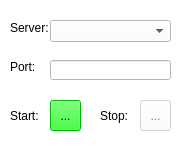
<?xml version="1.0" encoding="UTF-8"?>
<ui version="4.0">
 <class>ServerWidget</class>
 <widget class="QWidget" name="ServerWidget">
  <property name="enabled">
   <bool>true</bool>
  </property>
  <property name="geometry">
   <rect>
    <x>0</x>
    <y>0</y>
    <width>186</width>
    <height>150</height>
   </rect>
  </property>
  <property name="minimumSize">
   <size>
    <width>186</width>
    <height>150</height>
   </size>
  </property>
  <property name="maximumSize">
   <size>
    <width>186</width>
    <height>189</height>
   </size>
  </property>
  <property name="palette">
   <palette>
    <active>
     <colorrole role="WindowText">
      <brush brushstyle="SolidPattern">
       <color alpha="255">
        <red>0</red>
        <green>0</green>
        <blue>0</blue>
       </color>
      </brush>
     </colorrole>
     <colorrole role="Button">
      <brush brushstyle="SolidPattern">
       <color alpha="255">
        <red>255</red>
        <green>255</green>
        <blue>255</blue>
       </color>
      </brush>
     </colorrole>
     <colorrole role="Light">
      <brush brushstyle="SolidPattern">
       <color alpha="255">
        <red>255</red>
        <green>255</green>
        <blue>255</blue>
       </color>
      </brush>
     </colorrole>
     <colorrole role="Midlight">
      <brush brushstyle="SolidPattern">
       <color alpha="255">
        <red>255</red>
        <green>255</green>
        <blue>255</blue>
       </color>
      </brush>
     </colorrole>
     <colorrole role="Dark">
      <brush brushstyle="SolidPattern">
       <color alpha="255">
        <red>127</red>
        <green>127</green>
        <blue>127</blue>
       </color>
      </brush>
     </colorrole>
     <colorrole role="Mid">
      <brush brushstyle="SolidPattern">
       <color alpha="255">
        <red>170</red>
        <green>170</green>
        <blue>170</blue>
       </color>
      </brush>
     </colorrole>
     <colorrole role="Text">
      <brush brushstyle="SolidPattern">
       <color alpha="255">
        <red>0</red>
        <green>0</green>
        <blue>0</blue>
       </color>
      </brush>
     </colorrole>
     <colorrole role="BrightText">
      <brush brushstyle="SolidPattern">
       <color alpha="255">
        <red>255</red>
        <green>255</green>
        <blue>255</blue>
       </color>
      </brush>
     </colorrole>
     <colorrole role="ButtonText">
      <brush brushstyle="SolidPattern">
       <color alpha="255">
        <red>0</red>
        <green>0</green>
        <blue>0</blue>
       </color>
      </brush>
     </colorrole>
     <colorrole role="Base">
      <brush brushstyle="SolidPattern">
       <color alpha="255">
        <red>255</red>
        <green>255</green>
        <blue>255</blue>
       </color>
      </brush>
     </colorrole>
     <colorrole role="Window">
      <brush brushstyle="SolidPattern">
       <color alpha="255">
        <red>255</red>
        <green>255</green>
        <blue>255</blue>
       </color>
      </brush>
     </colorrole>
     <colorrole role="Shadow">
      <brush brushstyle="SolidPattern">
       <color alpha="255">
        <red>0</red>
        <green>0</green>
        <blue>0</blue>
       </color>
      </brush>
     </colorrole>
     <colorrole role="AlternateBase">
      <brush brushstyle="SolidPattern">
       <color alpha="255">
        <red>255</red>
        <green>255</green>
        <blue>255</blue>
       </color>
      </brush>
     </colorrole>
     <colorrole role="ToolTipBase">
      <brush brushstyle="SolidPattern">
       <color alpha="255">
        <red>255</red>
        <green>255</green>
        <blue>220</blue>
       </color>
      </brush>
     </colorrole>
     <colorrole role="ToolTipText">
      <brush brushstyle="SolidPattern">
       <color alpha="255">
        <red>0</red>
        <green>0</green>
        <blue>0</blue>
       </color>
      </brush>
     </colorrole>
    </active>
    <inactive>
     <colorrole role="WindowText">
      <brush brushstyle="SolidPattern">
       <color alpha="255">
        <red>0</red>
        <green>0</green>
        <blue>0</blue>
       </color>
      </brush>
     </colorrole>
     <colorrole role="Button">
      <brush brushstyle="SolidPattern">
       <color alpha="255">
        <red>255</red>
        <green>255</green>
        <blue>255</blue>
       </color>
      </brush>
     </colorrole>
     <colorrole role="Light">
      <brush brushstyle="SolidPattern">
       <color alpha="255">
        <red>255</red>
        <green>255</green>
        <blue>255</blue>
       </color>
      </brush>
     </colorrole>
     <colorrole role="Midlight">
      <brush brushstyle="SolidPattern">
       <color alpha="255">
        <red>255</red>
        <green>255</green>
        <blue>255</blue>
       </color>
      </brush>
     </colorrole>
     <colorrole role="Dark">
      <brush brushstyle="SolidPattern">
       <color alpha="255">
        <red>127</red>
        <green>127</green>
        <blue>127</blue>
       </color>
      </brush>
     </colorrole>
     <colorrole role="Mid">
      <brush brushstyle="SolidPattern">
       <color alpha="255">
        <red>170</red>
        <green>170</green>
        <blue>170</blue>
       </color>
      </brush>
     </colorrole>
     <colorrole role="Text">
      <brush brushstyle="SolidPattern">
       <color alpha="255">
        <red>0</red>
        <green>0</green>
        <blue>0</blue>
       </color>
      </brush>
     </colorrole>
     <colorrole role="BrightText">
      <brush brushstyle="SolidPattern">
       <color alpha="255">
        <red>255</red>
        <green>255</green>
        <blue>255</blue>
       </color>
      </brush>
     </colorrole>
     <colorrole role="ButtonText">
      <brush brushstyle="SolidPattern">
       <color alpha="255">
        <red>0</red>
        <green>0</green>
        <blue>0</blue>
       </color>
      </brush>
     </colorrole>
     <colorrole role="Base">
      <brush brushstyle="SolidPattern">
       <color alpha="255">
        <red>255</red>
        <green>255</green>
        <blue>255</blue>
       </color>
      </brush>
     </colorrole>
     <colorrole role="Window">
      <brush brushstyle="SolidPattern">
       <color alpha="255">
        <red>255</red>
        <green>255</green>
        <blue>255</blue>
       </color>
      </brush>
     </colorrole>
     <colorrole role="Shadow">
      <brush brushstyle="SolidPattern">
       <color alpha="255">
        <red>0</red>
        <green>0</green>
        <blue>0</blue>
       </color>
      </brush>
     </colorrole>
     <colorrole role="AlternateBase">
      <brush brushstyle="SolidPattern">
       <color alpha="255">
        <red>255</red>
        <green>255</green>
        <blue>255</blue>
       </color>
      </brush>
     </colorrole>
     <colorrole role="ToolTipBase">
      <brush brushstyle="SolidPattern">
       <color alpha="255">
        <red>255</red>
        <green>255</green>
        <blue>220</blue>
       </color>
      </brush>
     </colorrole>
     <colorrole role="ToolTipText">
      <brush brushstyle="SolidPattern">
       <color alpha="255">
        <red>0</red>
        <green>0</green>
        <blue>0</blue>
       </color>
      </brush>
     </colorrole>
    </inactive>
    <disabled>
     <colorrole role="WindowText">
      <brush brushstyle="SolidPattern">
       <color alpha="255">
        <red>127</red>
        <green>127</green>
        <blue>127</blue>
       </color>
      </brush>
     </colorrole>
     <colorrole role="Button">
      <brush brushstyle="SolidPattern">
       <color alpha="255">
        <red>255</red>
        <green>255</green>
        <blue>255</blue>
       </color>
      </brush>
     </colorrole>
     <colorrole role="Light">
      <brush brushstyle="SolidPattern">
       <color alpha="255">
        <red>255</red>
        <green>255</green>
        <blue>255</blue>
       </color>
      </brush>
     </colorrole>
     <colorrole role="Midlight">
      <brush brushstyle="SolidPattern">
       <color alpha="255">
        <red>255</red>
        <green>255</green>
        <blue>255</blue>
       </color>
      </brush>
     </colorrole>
     <colorrole role="Dark">
      <brush brushstyle="SolidPattern">
       <color alpha="255">
        <red>127</red>
        <green>127</green>
        <blue>127</blue>
       </color>
      </brush>
     </colorrole>
     <colorrole role="Mid">
      <brush brushstyle="SolidPattern">
       <color alpha="255">
        <red>170</red>
        <green>170</green>
        <blue>170</blue>
       </color>
      </brush>
     </colorrole>
     <colorrole role="Text">
      <brush brushstyle="SolidPattern">
       <color alpha="255">
        <red>127</red>
        <green>127</green>
        <blue>127</blue>
       </color>
      </brush>
     </colorrole>
     <colorrole role="BrightText">
      <brush brushstyle="SolidPattern">
       <color alpha="255">
        <red>255</red>
        <green>255</green>
        <blue>255</blue>
       </color>
      </brush>
     </colorrole>
     <colorrole role="ButtonText">
      <brush brushstyle="SolidPattern">
       <color alpha="255">
        <red>127</red>
        <green>127</green>
        <blue>127</blue>
       </color>
      </brush>
     </colorrole>
     <colorrole role="Base">
      <brush brushstyle="SolidPattern">
       <color alpha="255">
        <red>255</red>
        <green>255</green>
        <blue>255</blue>
       </color>
      </brush>
     </colorrole>
     <colorrole role="Window">
      <brush brushstyle="SolidPattern">
       <color alpha="255">
        <red>255</red>
        <green>255</green>
        <blue>255</blue>
       </color>
      </brush>
     </colorrole>
     <colorrole role="Shadow">
      <brush brushstyle="SolidPattern">
       <color alpha="255">
        <red>0</red>
        <green>0</green>
        <blue>0</blue>
       </color>
      </brush>
     </colorrole>
     <colorrole role="AlternateBase">
      <brush brushstyle="SolidPattern">
       <color alpha="255">
        <red>255</red>
        <green>255</green>
        <blue>255</blue>
       </color>
      </brush>
     </colorrole>
     <colorrole role="ToolTipBase">
      <brush brushstyle="SolidPattern">
       <color alpha="255">
        <red>255</red>
        <green>255</green>
        <blue>220</blue>
       </color>
      </brush>
     </colorrole>
     <colorrole role="ToolTipText">
      <brush brushstyle="SolidPattern">
       <color alpha="255">
        <red>0</red>
        <green>0</green>
        <blue>0</blue>
       </color>
      </brush>
     </colorrole>
    </disabled>
   </palette>
  </property>
  <property name="windowTitle">
   <string>Server</string>
  </property>
  <widget class="QToolButton" name="playButton">
   <property name="enabled">
    <bool>true</bool>
   </property>
   <property name="geometry">
    <rect>
     <x>50</x>
     <y>100</y>
     <width>31</width>
     <height>31</height>
    </rect>
   </property>
   <property name="palette">
    <palette>
     <active>
      <colorrole role="WindowText">
       <brush brushstyle="SolidPattern">
        <color alpha="255">
         <red>0</red>
         <green>0</green>
         <blue>0</blue>
        </color>
       </brush>
      </colorrole>
      <colorrole role="Button">
       <brush brushstyle="SolidPattern">
        <color alpha="255">
         <red>0</red>
         <green>255</green>
         <blue>0</blue>
        </color>
       </brush>
      </colorrole>
      <colorrole role="Light">
       <brush brushstyle="SolidPattern">
        <color alpha="255">
         <red>127</red>
         <green>255</green>
         <blue>127</blue>
        </color>
       </brush>
      </colorrole>
      <colorrole role="Midlight">
       <brush brushstyle="SolidPattern">
        <color alpha="255">
         <red>63</red>
         <green>255</green>
         <blue>63</blue>
        </color>
       </brush>
      </colorrole>
      <colorrole role="Dark">
       <brush brushstyle="SolidPattern">
        <color alpha="255">
         <red>0</red>
         <green>127</green>
         <blue>0</blue>
        </color>
       </brush>
      </colorrole>
      <colorrole role="Mid">
       <brush brushstyle="SolidPattern">
        <color alpha="255">
         <red>0</red>
         <green>170</green>
         <blue>0</blue>
        </color>
       </brush>
      </colorrole>
      <colorrole role="Text">
       <brush brushstyle="SolidPattern">
        <color alpha="255">
         <red>0</red>
         <green>0</green>
         <blue>0</blue>
        </color>
       </brush>
      </colorrole>
      <colorrole role="BrightText">
       <brush brushstyle="SolidPattern">
        <color alpha="255">
         <red>255</red>
         <green>255</green>
         <blue>255</blue>
        </color>
       </brush>
      </colorrole>
      <colorrole role="ButtonText">
       <brush brushstyle="SolidPattern">
        <color alpha="255">
         <red>0</red>
         <green>0</green>
         <blue>0</blue>
        </color>
       </brush>
      </colorrole>
      <colorrole role="Base">
       <brush brushstyle="SolidPattern">
        <color alpha="255">
         <red>0</red>
         <green>255</green>
         <blue>0</blue>
        </color>
       </brush>
      </colorrole>
      <colorrole role="Window">
       <brush brushstyle="SolidPattern">
        <color alpha="255">
         <red>0</red>
         <green>255</green>
         <blue>0</blue>
        </color>
       </brush>
      </colorrole>
      <colorrole role="Shadow">
       <brush brushstyle="SolidPattern">
        <color alpha="255">
         <red>0</red>
         <green>0</green>
         <blue>0</blue>
        </color>
       </brush>
      </colorrole>
      <colorrole role="AlternateBase">
       <brush brushstyle="SolidPattern">
        <color alpha="255">
         <red>127</red>
         <green>255</green>
         <blue>127</blue>
        </color>
       </brush>
      </colorrole>
      <colorrole role="ToolTipBase">
       <brush brushstyle="SolidPattern">
        <color alpha="255">
         <red>255</red>
         <green>255</green>
         <blue>220</blue>
        </color>
       </brush>
      </colorrole>
      <colorrole role="ToolTipText">
       <brush brushstyle="SolidPattern">
        <color alpha="255">
         <red>0</red>
         <green>0</green>
         <blue>0</blue>
        </color>
       </brush>
      </colorrole>
     </active>
     <inactive>
      <colorrole role="WindowText">
       <brush brushstyle="SolidPattern">
        <color alpha="255">
         <red>0</red>
         <green>0</green>
         <blue>0</blue>
        </color>
       </brush>
      </colorrole>
      <colorrole role="Button">
       <brush brushstyle="SolidPattern">
        <color alpha="255">
         <red>0</red>
         <green>255</green>
         <blue>0</blue>
        </color>
       </brush>
      </colorrole>
      <colorrole role="Light">
       <brush brushstyle="SolidPattern">
        <color alpha="255">
         <red>127</red>
         <green>255</green>
         <blue>127</blue>
        </color>
       </brush>
      </colorrole>
      <colorrole role="Midlight">
       <brush brushstyle="SolidPattern">
        <color alpha="255">
         <red>63</red>
         <green>255</green>
         <blue>63</blue>
        </color>
       </brush>
      </colorrole>
      <colorrole role="Dark">
       <brush brushstyle="SolidPattern">
        <color alpha="255">
         <red>0</red>
         <green>127</green>
         <blue>0</blue>
        </color>
       </brush>
      </colorrole>
      <colorrole role="Mid">
       <brush brushstyle="SolidPattern">
        <color alpha="255">
         <red>0</red>
         <green>170</green>
         <blue>0</blue>
        </color>
       </brush>
      </colorrole>
      <colorrole role="Text">
       <brush brushstyle="SolidPattern">
        <color alpha="255">
         <red>0</red>
         <green>0</green>
         <blue>0</blue>
        </color>
       </brush>
      </colorrole>
      <colorrole role="BrightText">
       <brush brushstyle="SolidPattern">
        <color alpha="255">
         <red>255</red>
         <green>255</green>
         <blue>255</blue>
        </color>
       </brush>
      </colorrole>
      <colorrole role="ButtonText">
       <brush brushstyle="SolidPattern">
        <color alpha="255">
         <red>0</red>
         <green>0</green>
         <blue>0</blue>
        </color>
       </brush>
      </colorrole>
      <colorrole role="Base">
       <brush brushstyle="SolidPattern">
        <color alpha="255">
         <red>0</red>
         <green>255</green>
         <blue>0</blue>
        </color>
       </brush>
      </colorrole>
      <colorrole role="Window">
       <brush brushstyle="SolidPattern">
        <color alpha="255">
         <red>0</red>
         <green>255</green>
         <blue>0</blue>
        </color>
       </brush>
      </colorrole>
      <colorrole role="Shadow">
       <brush brushstyle="SolidPattern">
        <color alpha="255">
         <red>0</red>
         <green>0</green>
         <blue>0</blue>
        </color>
       </brush>
      </colorrole>
      <colorrole role="AlternateBase">
       <brush brushstyle="SolidPattern">
        <color alpha="255">
         <red>127</red>
         <green>255</green>
         <blue>127</blue>
        </color>
       </brush>
      </colorrole>
      <colorrole role="ToolTipBase">
       <brush brushstyle="SolidPattern">
        <color alpha="255">
         <red>255</red>
         <green>255</green>
         <blue>220</blue>
        </color>
       </brush>
      </colorrole>
      <colorrole role="ToolTipText">
       <brush brushstyle="SolidPattern">
        <color alpha="255">
         <red>0</red>
         <green>0</green>
         <blue>0</blue>
        </color>
       </brush>
      </colorrole>
     </inactive>
     <disabled>
      <colorrole role="WindowText">
       <brush brushstyle="SolidPattern">
        <color alpha="255">
         <red>0</red>
         <green>127</green>
         <blue>0</blue>
        </color>
       </brush>
      </colorrole>
      <colorrole role="Button">
       <brush brushstyle="SolidPattern">
        <color alpha="255">
         <red>0</red>
         <green>255</green>
         <blue>0</blue>
        </color>
       </brush>
      </colorrole>
      <colorrole role="Light">
       <brush brushstyle="SolidPattern">
        <color alpha="255">
         <red>127</red>
         <green>255</green>
         <blue>127</blue>
        </color>
       </brush>
      </colorrole>
      <colorrole role="Midlight">
       <brush brushstyle="SolidPattern">
        <color alpha="255">
         <red>63</red>
         <green>255</green>
         <blue>63</blue>
        </color>
       </brush>
      </colorrole>
      <colorrole role="Dark">
       <brush brushstyle="SolidPattern">
        <color alpha="255">
         <red>0</red>
         <green>127</green>
         <blue>0</blue>
        </color>
       </brush>
      </colorrole>
      <colorrole role="Mid">
       <brush brushstyle="SolidPattern">
        <color alpha="255">
         <red>0</red>
         <green>170</green>
         <blue>0</blue>
        </color>
       </brush>
      </colorrole>
      <colorrole role="Text">
       <brush brushstyle="SolidPattern">
        <color alpha="255">
         <red>0</red>
         <green>127</green>
         <blue>0</blue>
        </color>
       </brush>
      </colorrole>
      <colorrole role="BrightText">
       <brush brushstyle="SolidPattern">
        <color alpha="255">
         <red>255</red>
         <green>255</green>
         <blue>255</blue>
        </color>
       </brush>
      </colorrole>
      <colorrole role="ButtonText">
       <brush brushstyle="SolidPattern">
        <color alpha="255">
         <red>0</red>
         <green>127</green>
         <blue>0</blue>
        </color>
       </brush>
      </colorrole>
      <colorrole role="Base">
       <brush brushstyle="SolidPattern">
        <color alpha="255">
         <red>0</red>
         <green>255</green>
         <blue>0</blue>
        </color>
       </brush>
      </colorrole>
      <colorrole role="Window">
       <brush brushstyle="SolidPattern">
        <color alpha="255">
         <red>0</red>
         <green>255</green>
         <blue>0</blue>
        </color>
       </brush>
      </colorrole>
      <colorrole role="Shadow">
       <brush brushstyle="SolidPattern">
        <color alpha="255">
         <red>0</red>
         <green>0</green>
         <blue>0</blue>
        </color>
       </brush>
      </colorrole>
      <colorrole role="AlternateBase">
       <brush brushstyle="SolidPattern">
        <color alpha="255">
         <red>0</red>
         <green>255</green>
         <blue>0</blue>
        </color>
       </brush>
      </colorrole>
      <colorrole role="ToolTipBase">
       <brush brushstyle="SolidPattern">
        <color alpha="255">
         <red>255</red>
         <green>255</green>
         <blue>220</blue>
        </color>
       </brush>
      </colorrole>
      <colorrole role="ToolTipText">
       <brush brushstyle="SolidPattern">
        <color alpha="255">
         <red>0</red>
         <green>0</green>
         <blue>0</blue>
        </color>
       </brush>
      </colorrole>
     </disabled>
    </palette>
   </property>
   <property name="text">
    <string>...</string>
   </property>
   <property name="icon">
    <iconset resource="mediastreamerdx.qrc">
     <normaloff>:/MediaStreamerDX/resources/start.png</normaloff>:/MediaStreamerDX/resources/start.png</iconset>
   </property>
  </widget>
  <widget class="QToolButton" name="stopButton">
   <property name="enabled">
    <bool>false</bool>
   </property>
   <property name="geometry">
    <rect>
     <x>140</x>
     <y>100</y>
     <width>31</width>
     <height>31</height>
    </rect>
   </property>
   <property name="text">
    <string>...</string>
   </property>
   <property name="icon">
    <iconset resource="mediastreamerdx.qrc">
     <normaloff>:/MediaStreamerDX/resources/stop.png</normaloff>:/MediaStreamerDX/resources/stop.png</iconset>
   </property>
   <property name="iconSize">
    <size>
     <width>32</width>
     <height>16</height>
    </size>
   </property>
  </widget>
  <widget class="QLabel" name="label">
   <property name="geometry">
    <rect>
     <x>10</x>
     <y>20</y>
     <width>46</width>
     <height>16</height>
    </rect>
   </property>
   <property name="text">
    <string>Server:</string>
   </property>
  </widget>
  <widget class="QComboBox" name="deviceComboBox">
   <property name="geometry">
    <rect>
     <x>50</x>
     <y>20</y>
     <width>121</width>
     <height>22</height>
    </rect>
   </property>
   <property name="palette">
    <palette>
     <active>
      <colorrole role="WindowText">
       <brush brushstyle="SolidPattern">
        <color alpha="255">
         <red>0</red>
         <green>0</green>
         <blue>0</blue>
        </color>
       </brush>
      </colorrole>
      <colorrole role="Button">
       <brush brushstyle="SolidPattern">
        <color alpha="255">
         <red>255</red>
         <green>255</green>
         <blue>255</blue>
        </color>
       </brush>
      </colorrole>
      <colorrole role="Light">
       <brush brushstyle="SolidPattern">
        <color alpha="255">
         <red>255</red>
         <green>255</green>
         <blue>255</blue>
        </color>
       </brush>
      </colorrole>
      <colorrole role="Midlight">
       <brush brushstyle="SolidPattern">
        <color alpha="255">
         <red>255</red>
         <green>255</green>
         <blue>255</blue>
        </color>
       </brush>
      </colorrole>
      <colorrole role="Dark">
       <brush brushstyle="SolidPattern">
        <color alpha="255">
         <red>127</red>
         <green>127</green>
         <blue>127</blue>
        </color>
       </brush>
      </colorrole>
      <colorrole role="Mid">
       <brush brushstyle="SolidPattern">
        <color alpha="255">
         <red>170</red>
         <green>170</green>
         <blue>170</blue>
        </color>
       </brush>
      </colorrole>
      <colorrole role="Text">
       <brush brushstyle="SolidPattern">
        <color alpha="255">
         <red>0</red>
         <green>0</green>
         <blue>0</blue>
        </color>
       </brush>
      </colorrole>
      <colorrole role="BrightText">
       <brush brushstyle="SolidPattern">
        <color alpha="255">
         <red>255</red>
         <green>255</green>
         <blue>255</blue>
        </color>
       </brush>
      </colorrole>
      <colorrole role="ButtonText">
       <brush brushstyle="SolidPattern">
        <color alpha="255">
         <red>0</red>
         <green>0</green>
         <blue>0</blue>
        </color>
       </brush>
      </colorrole>
      <colorrole role="Base">
       <brush brushstyle="SolidPattern">
        <color alpha="255">
         <red>255</red>
         <green>255</green>
         <blue>255</blue>
        </color>
       </brush>
      </colorrole>
      <colorrole role="Window">
       <brush brushstyle="SolidPattern">
        <color alpha="255">
         <red>255</red>
         <green>255</green>
         <blue>255</blue>
        </color>
       </brush>
      </colorrole>
      <colorrole role="Shadow">
       <brush brushstyle="SolidPattern">
        <color alpha="255">
         <red>0</red>
         <green>0</green>
         <blue>0</blue>
        </color>
       </brush>
      </colorrole>
      <colorrole role="AlternateBase">
       <brush brushstyle="SolidPattern">
        <color alpha="255">
         <red>255</red>
         <green>255</green>
         <blue>255</blue>
        </color>
       </brush>
      </colorrole>
      <colorrole role="ToolTipBase">
       <brush brushstyle="SolidPattern">
        <color alpha="255">
         <red>255</red>
         <green>255</green>
         <blue>220</blue>
        </color>
       </brush>
      </colorrole>
      <colorrole role="ToolTipText">
       <brush brushstyle="SolidPattern">
        <color alpha="255">
         <red>0</red>
         <green>0</green>
         <blue>0</blue>
        </color>
       </brush>
      </colorrole>
     </active>
     <inactive>
      <colorrole role="WindowText">
       <brush brushstyle="SolidPattern">
        <color alpha="255">
         <red>0</red>
         <green>0</green>
         <blue>0</blue>
        </color>
       </brush>
      </colorrole>
      <colorrole role="Button">
       <brush brushstyle="SolidPattern">
        <color alpha="255">
         <red>255</red>
         <green>255</green>
         <blue>255</blue>
        </color>
       </brush>
      </colorrole>
      <colorrole role="Light">
       <brush brushstyle="SolidPattern">
        <color alpha="255">
         <red>255</red>
         <green>255</green>
         <blue>255</blue>
        </color>
       </brush>
      </colorrole>
      <colorrole role="Midlight">
       <brush brushstyle="SolidPattern">
        <color alpha="255">
         <red>255</red>
         <green>255</green>
         <blue>255</blue>
        </color>
       </brush>
      </colorrole>
      <colorrole role="Dark">
       <brush brushstyle="SolidPattern">
        <color alpha="255">
         <red>127</red>
         <green>127</green>
         <blue>127</blue>
        </color>
       </brush>
      </colorrole>
      <colorrole role="Mid">
       <brush brushstyle="SolidPattern">
        <color alpha="255">
         <red>170</red>
         <green>170</green>
         <blue>170</blue>
        </color>
       </brush>
      </colorrole>
      <colorrole role="Text">
       <brush brushstyle="SolidPattern">
        <color alpha="255">
         <red>0</red>
         <green>0</green>
         <blue>0</blue>
        </color>
       </brush>
      </colorrole>
      <colorrole role="BrightText">
       <brush brushstyle="SolidPattern">
        <color alpha="255">
         <red>255</red>
         <green>255</green>
         <blue>255</blue>
        </color>
       </brush>
      </colorrole>
      <colorrole role="ButtonText">
       <brush brushstyle="SolidPattern">
        <color alpha="255">
         <red>0</red>
         <green>0</green>
         <blue>0</blue>
        </color>
       </brush>
      </colorrole>
      <colorrole role="Base">
       <brush brushstyle="SolidPattern">
        <color alpha="255">
         <red>255</red>
         <green>255</green>
         <blue>255</blue>
        </color>
       </brush>
      </colorrole>
      <colorrole role="Window">
       <brush brushstyle="SolidPattern">
        <color alpha="255">
         <red>255</red>
         <green>255</green>
         <blue>255</blue>
        </color>
       </brush>
      </colorrole>
      <colorrole role="Shadow">
       <brush brushstyle="SolidPattern">
        <color alpha="255">
         <red>0</red>
         <green>0</green>
         <blue>0</blue>
        </color>
       </brush>
      </colorrole>
      <colorrole role="AlternateBase">
       <brush brushstyle="SolidPattern">
        <color alpha="255">
         <red>255</red>
         <green>255</green>
         <blue>255</blue>
        </color>
       </brush>
      </colorrole>
      <colorrole role="ToolTipBase">
       <brush brushstyle="SolidPattern">
        <color alpha="255">
         <red>255</red>
         <green>255</green>
         <blue>220</blue>
        </color>
       </brush>
      </colorrole>
      <colorrole role="ToolTipText">
       <brush brushstyle="SolidPattern">
        <color alpha="255">
         <red>0</red>
         <green>0</green>
         <blue>0</blue>
        </color>
       </brush>
      </colorrole>
     </inactive>
     <disabled>
      <colorrole role="WindowText">
       <brush brushstyle="SolidPattern">
        <color alpha="255">
         <red>127</red>
         <green>127</green>
         <blue>127</blue>
        </color>
       </brush>
      </colorrole>
      <colorrole role="Button">
       <brush brushstyle="SolidPattern">
        <color alpha="255">
         <red>255</red>
         <green>255</green>
         <blue>255</blue>
        </color>
       </brush>
      </colorrole>
      <colorrole role="Light">
       <brush brushstyle="SolidPattern">
        <color alpha="255">
         <red>255</red>
         <green>255</green>
         <blue>255</blue>
        </color>
       </brush>
      </colorrole>
      <colorrole role="Midlight">
       <brush brushstyle="SolidPattern">
        <color alpha="255">
         <red>255</red>
         <green>255</green>
         <blue>255</blue>
        </color>
       </brush>
      </colorrole>
      <colorrole role="Dark">
       <brush brushstyle="SolidPattern">
        <color alpha="255">
         <red>127</red>
         <green>127</green>
         <blue>127</blue>
        </color>
       </brush>
      </colorrole>
      <colorrole role="Mid">
       <brush brushstyle="SolidPattern">
        <color alpha="255">
         <red>170</red>
         <green>170</green>
         <blue>170</blue>
        </color>
       </brush>
      </colorrole>
      <colorrole role="Text">
       <brush brushstyle="SolidPattern">
        <color alpha="255">
         <red>127</red>
         <green>127</green>
         <blue>127</blue>
        </color>
       </brush>
      </colorrole>
      <colorrole role="BrightText">
       <brush brushstyle="SolidPattern">
        <color alpha="255">
         <red>255</red>
         <green>255</green>
         <blue>255</blue>
        </color>
       </brush>
      </colorrole>
      <colorrole role="ButtonText">
       <brush brushstyle="SolidPattern">
        <color alpha="255">
         <red>127</red>
         <green>127</green>
         <blue>127</blue>
        </color>
       </brush>
      </colorrole>
      <colorrole role="Base">
       <brush brushstyle="SolidPattern">
        <color alpha="255">
         <red>255</red>
         <green>255</green>
         <blue>255</blue>
        </color>
       </brush>
      </colorrole>
      <colorrole role="Window">
       <brush brushstyle="SolidPattern">
        <color alpha="255">
         <red>255</red>
         <green>255</green>
         <blue>255</blue>
        </color>
       </brush>
      </colorrole>
      <colorrole role="Shadow">
       <brush brushstyle="SolidPattern">
        <color alpha="255">
         <red>0</red>
         <green>0</green>
         <blue>0</blue>
        </color>
       </brush>
      </colorrole>
      <colorrole role="AlternateBase">
       <brush brushstyle="SolidPattern">
        <color alpha="255">
         <red>255</red>
         <green>255</green>
         <blue>255</blue>
        </color>
       </brush>
      </colorrole>
      <colorrole role="ToolTipBase">
       <brush brushstyle="SolidPattern">
        <color alpha="255">
         <red>255</red>
         <green>255</green>
         <blue>220</blue>
        </color>
       </brush>
      </colorrole>
      <colorrole role="ToolTipText">
       <brush brushstyle="SolidPattern">
        <color alpha="255">
         <red>0</red>
         <green>0</green>
         <blue>0</blue>
        </color>
       </brush>
      </colorrole>
     </disabled>
    </palette>
   </property>
  </widget>
  <widget class="QLabel" name="label_2">
   <property name="geometry">
    <rect>
     <x>10</x>
     <y>100</y>
     <width>31</width>
     <height>31</height>
    </rect>
   </property>
   <property name="text">
    <string>Start:</string>
   </property>
  </widget>
  <widget class="QLabel" name="label_3">
   <property name="geometry">
    <rect>
     <x>100</x>
     <y>100</y>
     <width>31</width>
     <height>31</height>
    </rect>
   </property>
   <property name="text">
    <string>Stop:</string>
   </property>
  </widget>
  <widget class="QLabel" name="label_4">
   <property name="geometry">
    <rect>
     <x>10</x>
     <y>60</y>
     <width>46</width>
     <height>13</height>
    </rect>
   </property>
   <property name="text">
    <string>Port:</string>
   </property>
  </widget>
  <widget class="QLineEdit" name="portLineEdit">
   <property name="geometry">
    <rect>
     <x>50</x>
     <y>60</y>
     <width>121</width>
     <height>20</height>
    </rect>
   </property>
  </widget>
 </widget>
 <resources>
  <include location="mediastreamerdx.qrc"/>
 </resources>
 <connections/>
</ui>
